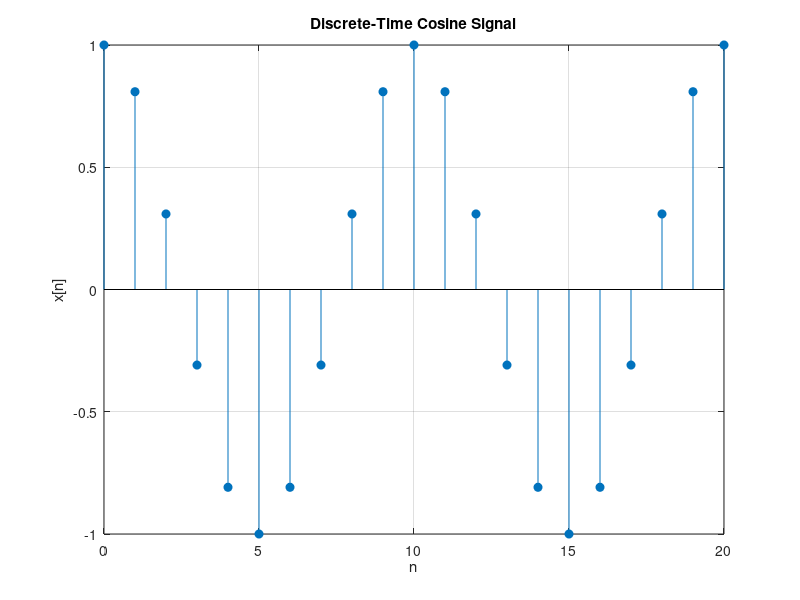

MATLAB code to generate this figure:
% Discrete-time sinusoid
n = 0:20;            % Time index
x = cos(0.2*pi*n);   % Signal

stem(n, x, 'filled');
title('Discrete-Time Cosine Signal');
xlabel('n'); ylabel('x[n]');
grid on;
